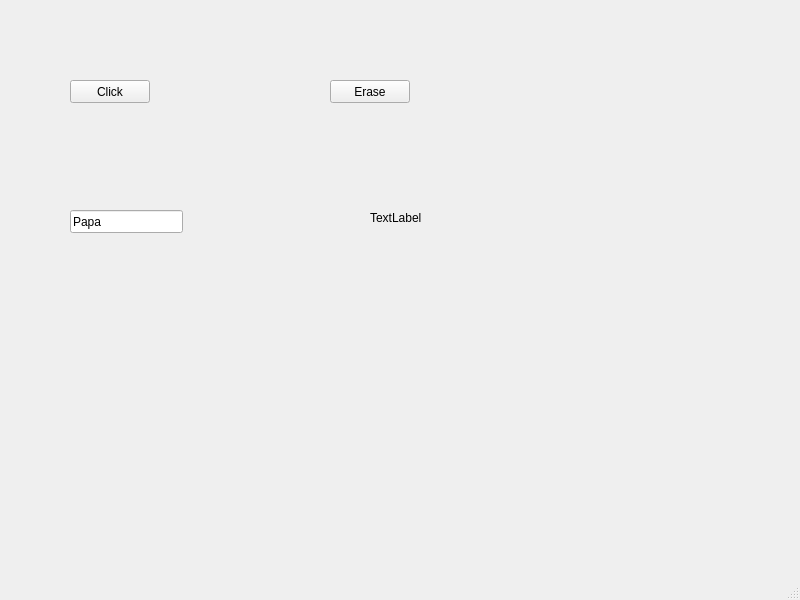
<?xml version="1.0" encoding="UTF-8"?>
<ui version="4.0">
 <class>MainWindow</class>
 <widget class="QMainWindow" name="MainWindow">
  <property name="geometry">
   <rect>
    <x>0</x>
    <y>0</y>
    <width>800</width>
    <height>600</height>
   </rect>
  </property>
  <property name="windowTitle">
   <string>Interface</string>
  </property>
  <widget class="QWidget" name="centralwidget">
   <widget class="QLineEdit" name="lineEdit">
    <property name="geometry">
     <rect>
      <x>70</x>
      <y>210</y>
      <width>113</width>
      <height>23</height>
     </rect>
    </property>
    <property name="text">
     <string>Papa</string>
    </property>
   </widget>
   <widget class="QPushButton" name="pushButton">
    <property name="geometry">
     <rect>
      <x>70</x>
      <y>80</y>
      <width>80</width>
      <height>23</height>
     </rect>
    </property>
    <property name="text">
     <string>Click</string>
    </property>
   </widget>
   <widget class="QPushButton" name="pushButton_2">
    <property name="geometry">
     <rect>
      <x>330</x>
      <y>80</y>
      <width>80</width>
      <height>23</height>
     </rect>
    </property>
    <property name="text">
     <string>Erase</string>
    </property>
   </widget>
   <widget class="QLabel" name="label">
    <property name="geometry">
     <rect>
      <x>370</x>
      <y>210</y>
      <width>59</width>
      <height>15</height>
     </rect>
    </property>
    <property name="text">
     <string>TextLabel</string>
    </property>
   </widget>
  </widget>
  <widget class="QMenuBar" name="menubar">
   <property name="geometry">
    <rect>
     <x>0</x>
     <y>0</y>
     <width>800</width>
     <height>20</height>
    </rect>
   </property>
  </widget>
  <widget class="QStatusBar" name="statusbar"/>
 </widget>
 <resources/>
 <connections/>
</ui>
